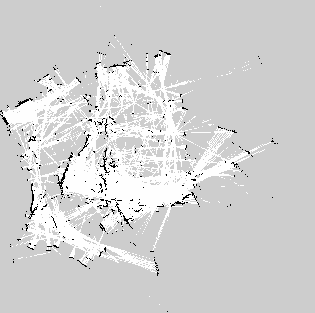
#> input picture amr/workstation_ws/src/slam_toolbox/map_1780478180.pgm, 315 x 313 px, given in place of test_map_outer_v6.pgm, which was not available
$ jupyter execute slam_map_beautification.ipynb   (shell and % lines are left out)   (text cells are left out)
#> lines starting #> are read from the running program, lines starting #| are printed output that depends on the picture; after the words box and inside, x2 and y2 are one past the last pixel; in counts of white or black regions, pixels touching at a corner belong together; pictures that were not available may be replaced by others from this repository, and a replacement may not be noted
[cell 1]
import os
import numpy as np
import cv2
import yaml
import matplotlib.pyplot as plt

plt.rcParams['figure.figsize'] = (9, 9)

# --- Config: point this at a map from the repo (or your own SLAM output) ---
# ROS map_server writes a .pgm image + a .yaml sidecar with resolution/origin/thresholds.
MAP_YAML = os.path.expanduser('~/robot-fulfillment/amr/jetracer_ws/maps/test_map_outer_v6.yaml')
OUT_DIR  = os.path.expanduser('~/robot-fulfillment/amr/workstation_ws/src/slam_toolbox')
OUT_STEM = 'test_map_outer_v6_clean'

[cell 2]
def load_ros_map(yaml_path):
    with open(yaml_path) as f:
        meta = yaml.safe_load(f)
    img_path = meta['image']
    if not os.path.isabs(img_path):
        img_path = os.path.join(os.path.dirname(yaml_path), img_path)
    gray = cv2.imread(img_path, cv2.IMREAD_GRAYSCALE)
#> gray is the input picture: shape (313, 315); min 0, max 254, mean 210.5
    if gray is None:
        raise FileNotFoundError(img_path)
    if int(meta.get('negate', 0)):
        gray = 255 - gray
    p_occ = (255.0 - gray.astype(np.float32)) / 255.0
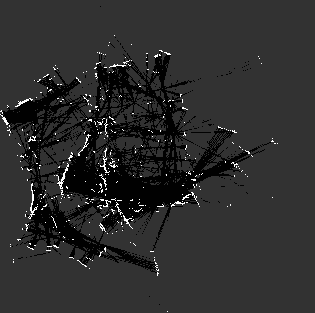
#> p_occ: shape (313, 315) float32; min 0.00392, max 1, mean 0.174
    occ = np.full(gray.shape, -1, dtype=np.int8)          # unknown
    occ[p_occ >= meta['occupied_thresh']] = 100           # occupied
    # Free = clearly light cells. NOTE: for a trinary map the 'unknown' shade is
    # ~205, whose p_occ = (255-205)/255 = 0.196 sits BELOW free_thresh (0.25), so
    # a naive `p_occ <= free_thresh` mislabels unknown as free and the Step-5
    # flood-fill then leaks across the whole map. Require genuinely near-white so
    # the ~205 unknown shade stays unknown.
    free_cut = min(meta['free_thresh'], 0.10) if meta.get('mode', 'trinary') == 'trinary' else meta['free_thresh']
    occ[p_occ <= free_cut] = 0                            # free
    return gray, occ, meta

gray, occ, meta = load_ros_map(MAP_YAML)
#> meta = {'image': 'test_map_outer_v6.pgm', 'mode': 'trinary', 'resolution': 0.05, 'origin': [-8.31, -4.29, 0], 'negate': 0, 'occupied_thresh': 0.65, 'free_thresh': 0.25}
print('map:', gray.shape, '| resolution', meta['resolution'], 'm/px | origin', meta['origin'])
#| map: (313, 315) | resolution 0.05 m/px | origin [-8.31, -4.29, 0]
print('cells  free:', int((occ==0).sum()),
      ' occupied:', int((occ==100).sum()),
      ' unknown:', int((occ==-1).sum()))
#| cells  free: 17152  occupied: 1438  unknown: 80005

def show(*imgs, titles=None, cmap='gray'):
    n = len(imgs)
    fig, axes = plt.subplots(1, n, figsize=(6*n, 6))
    if n == 1: axes = [axes]
    for ax, im in zip(axes, imgs):
        ax.imshow(im, cmap=cmap, interpolation='nearest')
        ax.set_xticks([]); ax.set_yticks([])
    if titles:
        for ax, t in zip(axes, titles): ax.set_title(t)
    plt.tight_layout(); plt.show()

# Binary masks we will process. Occupied is the layer we clean the most.
occupied = (occ == 100).astype(np.uint8) * 255
#> occupied: shape (313, 315); 1.5% white in thin lines or dots, all inside (x1, y1, x2, y2) = (0, 35, 278, 312)
free     = (occ == 0).astype(np.uint8) * 255
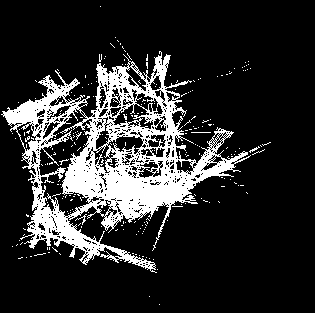
#> free: shape (313, 315); 17.4% white; 232 white regions (228 under 20 px), largest, box (x1, y1, x2, y2) and area: (1, 51, 251, 273) 16502, (75, 214, 87, 225) 27, (249, 146, 260, 153) 22, (191, 132, 211, 133) 20
unknown  = (occ == -1).astype(np.uint8) * 255
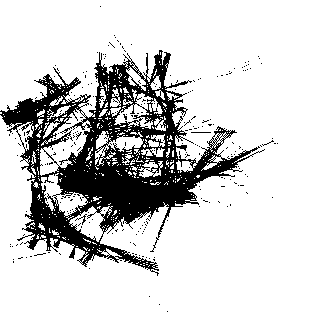
#> unknown: shape (313, 315); 81.1% white; 236 black regions (233 under 20 px), largest, box (x1, y1, x2, y2) and area: (0, 50, 265, 276) 18068, (75, 214, 87, 225) 27, (191, 132, 211, 133) 20
show(gray, occupied, titles=['raw pgm', 'occupied mask'])

[cell 3]
MIN_BLOB_PX = 4    # drop occupied blobs smaller than this (keep it small: thin walls!)

# Diagnostic: how thick are the walls? If this is ~1-3, erosion/median WILL erase them.
dist = cv2.distanceTransform(occupied, cv2.DIST_L2, 3)
edt = dist[occupied > 0]
#> edt = 1438 values, max 1.37 at index 36, min 0.955 at index 0, mean 0.965
print(f'wall half-thickness (px): median {np.median(edt):.1f}  max {edt.max():.1f}')
#| wall half-thickness (px): median 1.0  max 1.4
print(f'{100*(edt <= 1).mean():.0f}% of wall pixels are within 1 px of free space (very thin)')
#| 98% of wall pixels are within 1 px of free space (very thin)

def remove_speckles(mask, min_px):
#> called with min_px = 4
    num, labels, stats, _ = cv2.connectedComponentsWithStats(mask, connectivity=8)
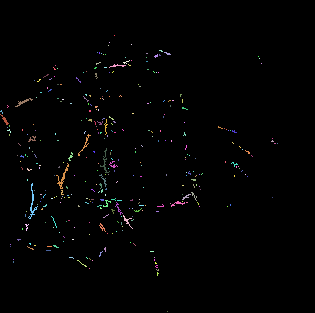
#> labels: shape (313, 315) int32; 347 distinct labels, from 0 to 346; one colour per label, 0 black
#> num = 347; stats = 347 rows, first 6: [0, 0, 315, 313, 97157], [114, 35, 1, 1, 1], [109, 42, 1, 1, 1], [108, 45, 1, 1, 1], [131, 44, 1, 1, 1], [159, 50, 4, 2, 5]
    out = np.zeros_like(mask)
    for i in range(1, num):                       # 0 is background
        if stats[i, cv2.CC_STAT_AREA] >= min_px:
            out[labels == i] = 255
#> out: shape (313, 315); 1% white in thin lines or dots, all inside (x1, y1, x2, y2) = (0, 50, 274, 276)
    return out

# Area-based despeckle only -- NO median blur, NO erosion on the thin occupied layer.
den = remove_speckles(occupied, MIN_BLOB_PX)
print(f'occupied px: {int((occupied>0).sum())} -> {int((den>0).sum())} after despeckle')
#| occupied px: 1438 -> 1034 after despeckle
show(occupied, den, titles=['occupied', 'despeckled (thin-safe)'])

[cell 4]
k3 = cv2.getStructuringElement(cv2.MORPH_ELLIPSE, (3, 3))

morph = cv2.morphologyEx(den, cv2.MORPH_CLOSE, k3)   # faithful cleaned walls (thin)

# Detection copy: thicken for Hough support, then SMOOTH (close + median) so the
# ragged scan edges don't skew the Manhattan-angle estimate. Detection/analysis only.
thick = cv2.dilate(morph, k3, iterations=1)
#> thick: shape (313, 315); 2.7% white; 66 white regions (26 under 20 px), largest, box (x1, y1, x2, y2) and area: (96, 197, 134, 230) 250, (55, 162, 70, 196) 171, (27, 182, 39, 220) 168
thick = cv2.morphologyEx(thick, cv2.MORPH_CLOSE, cv2.getStructuringElement(cv2.MORPH_ELLIPSE, (5, 5)))
#> thick: shape (313, 315); 3.1% white; 48 white regions (16 under 20 px), largest, box (x1, y1, x2, y2) and area: (90, 147, 119, 194) 369, (55, 133, 92, 196) 365, (96, 197, 134, 230) 364
thick = cv2.medianBlur(thick, 5)                     # smooth jagged edges
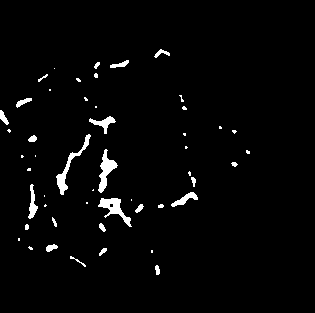
#> thick: shape (313, 315); 2.5% white; 50 white regions (26 under 20 px), largest, box (x1, y1, x2, y2) and area: (56, 134, 91, 195) 351, (98, 198, 132, 227) 347, (98, 149, 118, 193) 344
print(f'occupied px: {int((den>0).sum())} -> {int((morph>0).sum())} (closed)')
#| occupied px: 1034 -> 1154 (closed)
show(morph, thick, titles=['cleaned occupied (faithful)', 'thickened + smoothed (for detection)'])

[cell 5]
def rotate_mask(mask, angle_deg):
    # Rotate into a FIXED square canvas (side = image diagonal), centered -- i.e.
    # pad symmetrically. Same size for any angle, and big enough that rotation
    # never clips a corner. Returns the warp matrix M for later inverse-warp.
    h, w = mask.shape
    S = int(np.ceil(np.hypot(h, w)))
    M = cv2.getRotationMatrix2D((w / 2, h / 2), angle_deg, 1.0)
    M[0, 2] += (S - w) / 2
    M[1, 2] += (S - h) / 2
    return cv2.warpAffine(mask, M, (S, S), flags=cv2.INTER_NEAREST, borderValue=0), M

def modal_wall_angle(mask):
    """Length-weighted dominant wall orientation, folded into [0, 90)."""
    L = cv2.HoughLinesP(mask, 1, np.pi/180, threshold=40, minLineLength=20, maxLineGap=6)
#> L = 16 rows, first 6: [101, 206, 105, 149], [57, 179, 89, 138], [112, 198, 129, 226], [102, 188, 104, 150], [106, 185, 106, 149], [101, 198, 129, 222]
    if L is None:
        return None
    L = L.reshape(-1, 4)
    ang = np.rad2deg(np.arctan2(L[:, 3] - L[:, 1], L[:, 2] - L[:, 0])) % 90.0
#> ang = [4.01, 37.97, 58.74, 3.01, 0, 40.6, 70.2, 16.7, 2.05, 37.87, 70.71, 40.24, 0, 2.29, 40.6, 0]
    length = np.hypot(L[:, 2] - L[:, 0], L[:, 3] - L[:, 1])
#> length = [57.14, 52.01, 32.76, 38.05, 36, 36.88, 26.57, 20.88, 28.02, 34.21, 21.19, 34.06, 39, 25.02, 36.88, 21]
    hist, edges = np.histogram(ang, bins=90, range=(0, 90), weights=length)
#> hist = 90 values, max 107.8 at index 40, min 0 at index 1, mean 6; edges = 91 values from 0 to 90
    return (edges[hist.argmax()] + edges[hist.argmax() + 1]) / 2

def alignment_rotation(mask):
    """Degrees to rotate so the dominant walls sit on the image axes. Tries both
    candidate rotations and keeps whichever leaves the walls closest to square."""
    base = modal_wall_angle(mask)
#> base = 40.5
    if base is None:
        return 0.0
    best, best_residual = 0.0, 1e9
    for cand in (base, base - 90.0):
        r, _ = rotate_mask(mask, cand)
        res = modal_wall_angle(r)
        res = min(res, 90 - res)            # distance to the nearest axis
        if res < best_residual:
            best, best_residual = cand, res
#> this loop made 2 passes
#> (cand, h in rotate_mask, w in rotate_mask, S in rotate_mask, res, best, best_residual) on pass 1: (40.5, 313, 315, 445, 39.5, 40.5, 39.5)
#> after the loop, best = 40.5; best_residual = 39.5
    return best

theta = alignment_rotation(thick)           # detect on the smoothed copy
#> theta = 40.5
residual = modal_wall_angle(rotate_mask(thick, theta)[0]) % 90
#> in modal_wall_angle (call 4), `L = cv2.HoughLinesP(mask, 1, np.pi/180, threshold=40, minLineLength=20..`: L = 16 rows, first 6: [159, 253, 160, 274], [178, 251, 213, 296], [161, 286, 161, 306], [181, 260, 212, 297], [178, 250, 202, 279], [178, 253, 212, 296]
#> residual = 50.5
print(f'Manhattan rotation: {theta:+.2f} deg (residual wall tilt: {min(residual, 90-residual):.2f} deg)')
#| Manhattan rotation: +40.50 deg (residual wall tilt: 39.50 deg)

show(thick, rotate_mask(thick, theta)[0], titles=['before (smoothed)', 'Manhattan-aligned'])

[cell 6]
WALL_WIDTH = 3   # target wall thickness (px)

aligned_morph, M = rotate_mask(morph, theta)     # faithful walls, now squared
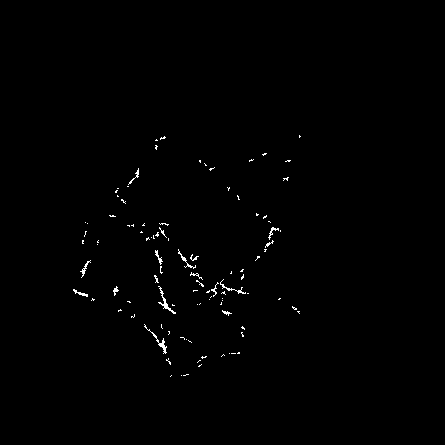
#> aligned_morph: shape (445, 445); 0.58% white in thin lines or dots, all inside (x1, y1, x2, y2) = (73, 135, 301, 377)
#> M = [[0.76, 0.649, 1.1], [-0.649, 0.76, 205.8]]

# Bridge tiny gaps, then set an even minimum thickness (still the real pixels).
wall_mask = cv2.morphologyEx(aligned_morph, cv2.MORPH_CLOSE,
                             cv2.getStructuringElement(cv2.MORPH_ELLIPSE, (5, 5)))
wall_mask = cv2.dilate(wall_mask,
                       cv2.getStructuringElement(cv2.MORPH_ELLIPSE, (WALL_WIDTH, WALL_WIDTH)))
#> wall_mask: shape (445, 445); 1.5% white; 61 white regions (21 under 20 px), largest, box (x1, y1, x2, y2) and area: (205, 278, 250, 301) 281, (157, 285, 177, 315) 201, (177, 248, 200, 270) 190
print(f'wall pixels: {int((aligned_morph>0).sum())} -> {int((wall_mask>0).sum())} (evened to ~{WALL_WIDTH}px)')
#| wall pixels: 1140 -> 2897 (evened to ~3px)
show(aligned_morph, wall_mask, titles=['aligned walls', 'walls (even width)'])

[cell 7]
BOUND_CLOSE = 31   # px; bridge wall openings up to ~this wide to close the boundary

# 1) Close the walls into a boundary loop.
boundary = cv2.morphologyEx(wall_mask, cv2.MORPH_CLOSE,
                            cv2.getStructuringElement(cv2.MORPH_ELLIPSE, (BOUND_CLOSE, BOUND_CLOSE)))
#> boundary: shape (445, 445); 5.1% white; 10 white regions (1 under 20 px), largest, box (x1, y1, x2, y2) and area: (72, 167, 250, 378) 9251, (253, 212, 282, 263) 394, (279, 158, 292, 182) 140

# 2) Flood the non-wall space from the (always-exterior) canvas corner.
walk = (boundary == 0).astype(np.uint8) * 255
flood = walk.copy()
cv2.floodFill(flood, np.zeros((walk.shape[0] + 2, walk.shape[1] + 2), np.uint8), (0, 0), 0)
#> flood: shape (445, 445); 3.5% white; 2 white regions, box (x1, y1, x2, y2) and area: (83, 220, 158, 305) 4372, (174, 303, 241, 357) 2512
exterior = (walk > 0) & (flood == 0)               # non-wall AND reached from the border
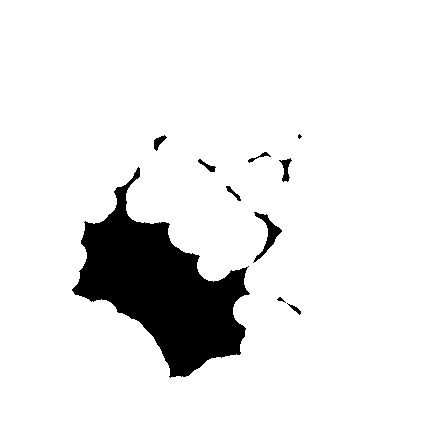
#> exterior: shape (445, 445) bool; 91.4% white; 10 black regions (1 under 20 px), largest, box (x1, y1, x2, y2) and area: (72, 167, 250, 378) 16135, (253, 212, 282, 263) 394, (279, 158, 292, 182) 140

# 3) Interior = everything not exterior-open (enclosed area + walls) -> solid.
interior_filled = (~exterior).astype(np.uint8) * 255
#> interior_filled: shape (445, 445); 8.6% white; 10 white regions (1 under 20 px)
frac = (interior_filled > 0).mean()
#> frac = 0.0861
print(f'interior covers {100*frac:.0f}% of the aligned canvas',
      '(OK)' if 0.05 < frac < 0.9 else '(!! walls may not enclose -- adjust BOUND_CLOSE)')
#| interior covers 9% of the aligned canvas (OK)
show(wall_mask, interior_filled, titles=['walls', 'interior (white inside, grey outside)'])

[cell 8]
EXPORT_ALIGNED = True    # True: Manhattan-square picture. False: original frame (Nav2 drop-in).

canvas = np.full(wall_mask.shape, 205, np.uint8)   # unknown (grey) outside
canvas[interior_filled > 0] = 254                   # free (white) inside the walls
canvas[wall_mask > 0] = 0                            # faithful walls (black) on top

if EXPORT_ALIGNED:
    clean = canvas                                  # padded, squared frame
else:
    orig_h, orig_w = gray.shape                     # back onto the original raster
    clean = cv2.warpAffine(canvas, M, (orig_w, orig_h),
                           flags=cv2.INTER_NEAREST | cv2.WARP_INVERSE_MAP, borderValue=205)
print('output size (w x h):', clean.shape[1], 'x', clean.shape[0],
      '| input was:', gray.shape[1], 'x', gray.shape[0])
#| output size (w x h): 445 x 445 | input was: 315 x 313
show(gray, clean, titles=['raw', 'beautified (square)' if EXPORT_ALIGNED else 'beautified (orig frame)'])
#> in show (call 7), `plt.tight_layout()`:
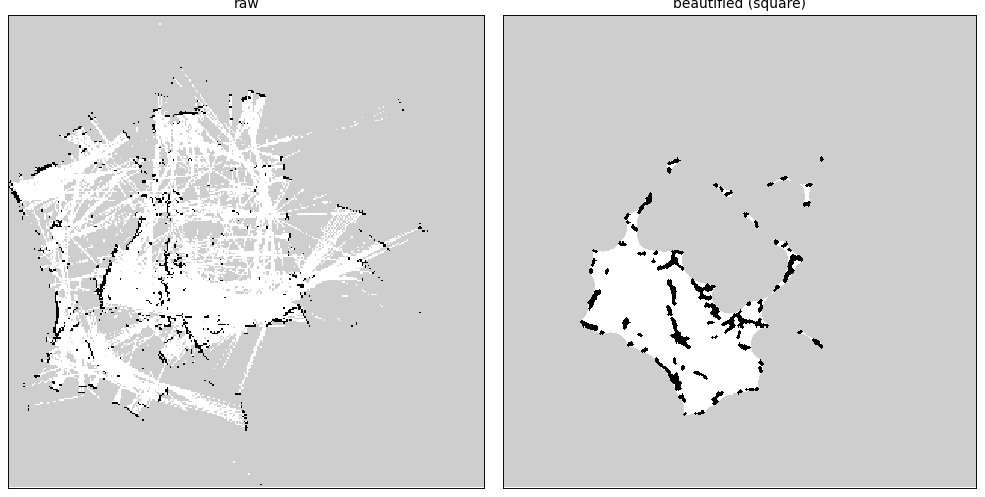
#> figure drawn by matplotlib, 2 panels

os.makedirs(OUT_DIR, exist_ok=True)
pgm_path = os.path.join(OUT_DIR, OUT_STEM + '.pgm')
png_path = os.path.join(OUT_DIR, OUT_STEM + '.png')
yaml_path = os.path.join(OUT_DIR, OUT_STEM + '.yaml')
cv2.imwrite(pgm_path, clean)
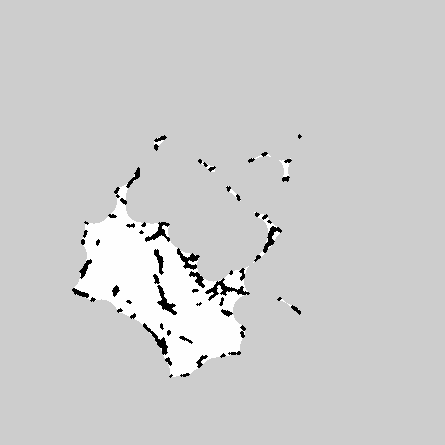
#> saved as test_map_outer_v6_clean.pgm: shape (445, 445); min 0, max 254, mean 205.5
cv2.imwrite(png_path, clean)

out_meta = dict(meta)
#> out_meta has the same summary as meta
out_meta['image'] = os.path.basename(pgm_path)
with open(yaml_path, 'w') as f:
    yaml.safe_dump(out_meta, f, default_flow_style=None, sort_keys=False)
print('wrote:', pgm_path)
print('wrote:', png_path)
print('wrote:', yaml_path)

[cell 9]
# Vectorize the cleaned masks into crisp SVG polygons (scales with no pixelation).
SIMPLIFY_EPS = 0.8   # px; Douglas-Peucker tolerance for tidier vector edges (0 = keep every pixel step)
SVG_SCALE    = 1.0   # SVG user-units per source pixel

def mask_to_paths(mask, eps):
    """Trace a binary mask into SVG subpath strings. Outer boundaries + inner holes
    are emitted together and rendered with fill-rule:evenodd, so holes punch through."""
    cnts, _ = cv2.findContours(mask, cv2.RETR_CCOMP, cv2.CHAIN_APPROX_SIMPLE)
    subs = []
    for c in cnts:
        if eps > 0:
            c = cv2.approxPolyDP(c, eps, True)      # simplify jagged pixel steps
        if len(c) < 3:
            continue                                 # skip degenerate specks
        pts = c.reshape(-1, 2)
        subs.append('M ' + ' L '.join(f'{x} {y}' for x, y in pts) + ' Z')
    return subs

# Vectorize on the SAME aligned masks the raster export used (Step 5/6), so the
# SVG matches the .pgm exactly -- just as vectors instead of pixels.
h, w = wall_mask.shape
white_paths = mask_to_paths((interior_filled > 0).astype(np.uint8) * 255, SIMPLIFY_EPS)
#> in mask_to_paths, `cnts, _ = cv2.findContours(mask, cv2.RETR_CCOMP, cv2.CHAIN_APPROX_SIMP..`: cnts = 10 contours, 2 with area under 20; largest, box (x1, y1, x2, y2) and area: (72, 167, 250, 378) 15811, (253, 212, 282, 263) 334, (279, 158, 292, 182) 110, (154, 135, 167, 151) 78, (198, 159, 216, 172) 61, (226, 186, 241, 201) 49, (248, 152, 271, 163) 38, (287, 303, 301, 315) 34
#> the loop in mask_to_paths, `for c in cnts:` made 10 passes
#> pts on passes 2, 10: [[277, 299], [282, 300], [285, 302], [280, 297]], [[299, 134], [298, 135], [299, 138], [301, 136]]
#> after the loop in mask_to_paths, `for c in cnts:`: subs = 10 items
#> white_paths = 10 items
wall_paths  = mask_to_paths((wall_mask       > 0).astype(np.uint8) * 255, SIMPLIFY_EPS)
#> in mask_to_paths (call 2), `cnts, _ = cv2.findContours(mask, cv2.RETR_CCOMP, cv2.CHAIN_APPROX_SIMP..`: cnts = 61 contours, 37 with area under 20; largest, box (x1, y1, x2, y2) and area: (205, 278, 250, 301) 212, (157, 285, 177, 315) 162, (177, 248, 200, 270) 148, (143, 323, 168, 355) 144, (145, 222, 170, 242) 137
#> the loop in mask_to_paths (call 2), `for c in cnts:` made 61 passes
#> pts on passes 1, 2, 3, 5, 8, 10, 14, 15: [[171, 374], [169, 376], [170, 377], [172, 375]], [[189, 374], [186, 373], [180, 375], [185, 376]], [[168, 357], [165, 360], [170, 365], [171, 362]], [[225, 355], [223, 353], [220, 356], [221, 357]], [[169, 330], [167, 331], [168, 335], [170, 333]], [[161, 323], [160, 327], [162, 329], [163, 328]], [[122, 310], [120, 308], [117, 311], [118, 312]], [[292, 305], [291, 307], [299, 314], [300, 311]]
#> wall_paths = 61 items

svg = (
    f'<svg xmlns="http://www.w3.org/2000/svg" width="{w*SVG_SCALE:g}" height="{h*SVG_SCALE:g}" '
    f'viewBox="0 0 {w} {h}" shape-rendering="geometricPrecision">\n'
    f'  <rect width="{w}" height="{h}" fill="#cdcdcd"/>\n'                                    # unknown / outside (grey 205)
    f'  <path fill="#ffffff" fill-rule="evenodd" d="{" ".join(white_paths)}"/>\n'            # interior (white)
    f'  <path fill="#111111" fill-rule="evenodd" d="{" ".join(wall_paths)}"/>\n'             # walls (near-black)
    f'</svg>\n'
)

svg_path = os.path.join(OUT_DIR, OUT_STEM + '.svg')
with open(svg_path, 'w') as f:
    f.write(svg)
print(f'wrote: {svg_path}  ({len(svg)/1024:.1f} KB, '
      f'{len(white_paths)} interior + {len(wall_paths)} wall paths)')
#> (printed output is left out)

# Inline preview -- this is the crisp, scalable map to show the user.
from IPython.display import SVG, display
display(SVG(svg))

[cell 10]
# Robot-vacuum app styling: soft blue floor, blocky grid-stepped blue walls, light bg.
APP_BG       = '#eef1f5'   # light background
APP_FLOOR    = '#bcd6f0'   # soft blue floor fill
APP_OUTLINE  = '#4a90d9'   # medium-blue walls
BLOCK        = 2           # px per grid cell -- bigger = chunkier "pixels" (try 2-6)
APP_PAD      = 14          # px breathing room around the map

def coarsen(mask, block, cov):
    """Snap a mask to a BLOCK-px cell grid: each cell is on when >= cov of it is set.
    This is what makes the edges squarish/pixelated instead of smooth."""
#> called with block = 2, cov = 0.5
    h, w = mask.shape
    small = cv2.resize(mask, (w // block, h // block), interpolation=cv2.INTER_AREA)
    return (small >= cov * 255).astype(np.uint8) * 255
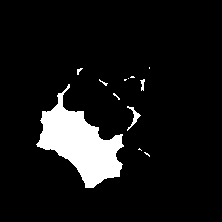
#> returned value: shape (222, 222); 8.6% white; 12 white regions (8 under 20 px), largest, box (x1, y1, x2, y2) and area: (36, 84, 124, 188) 4013, (127, 106, 141, 131) 96, (140, 79, 145, 91) 34, (77, 68, 83, 75) 21

def blocky_paths(cmask, block):
    """Axis-aligned stepped contours at cell resolution, scaled back to full px.
    No approxPolyDP / no smoothing -- keep the right-angle staircase."""
    cnts, _ = cv2.findContours(cmask, cv2.RETR_CCOMP, cv2.CHAIN_APPROX_SIMPLE)
    subs = []
    for c in cnts:
        pts = c.reshape(-1, 2) * block
        if len(pts) < 3:
            continue
        subs.append('M ' + ' L '.join(f'{x} {y}' for x, y in pts) + ' Z')
    return subs

h, w = wall_mask.shape
floor_cells = coarsen((interior_filled > 0).astype(np.uint8) * 255, BLOCK, 0.5)
wall_cells  = coarsen((wall_mask       > 0).astype(np.uint8) * 255, BLOCK, 0.25)  # low cov keeps thin walls
#> (the rest of the program and of its run is left out)
